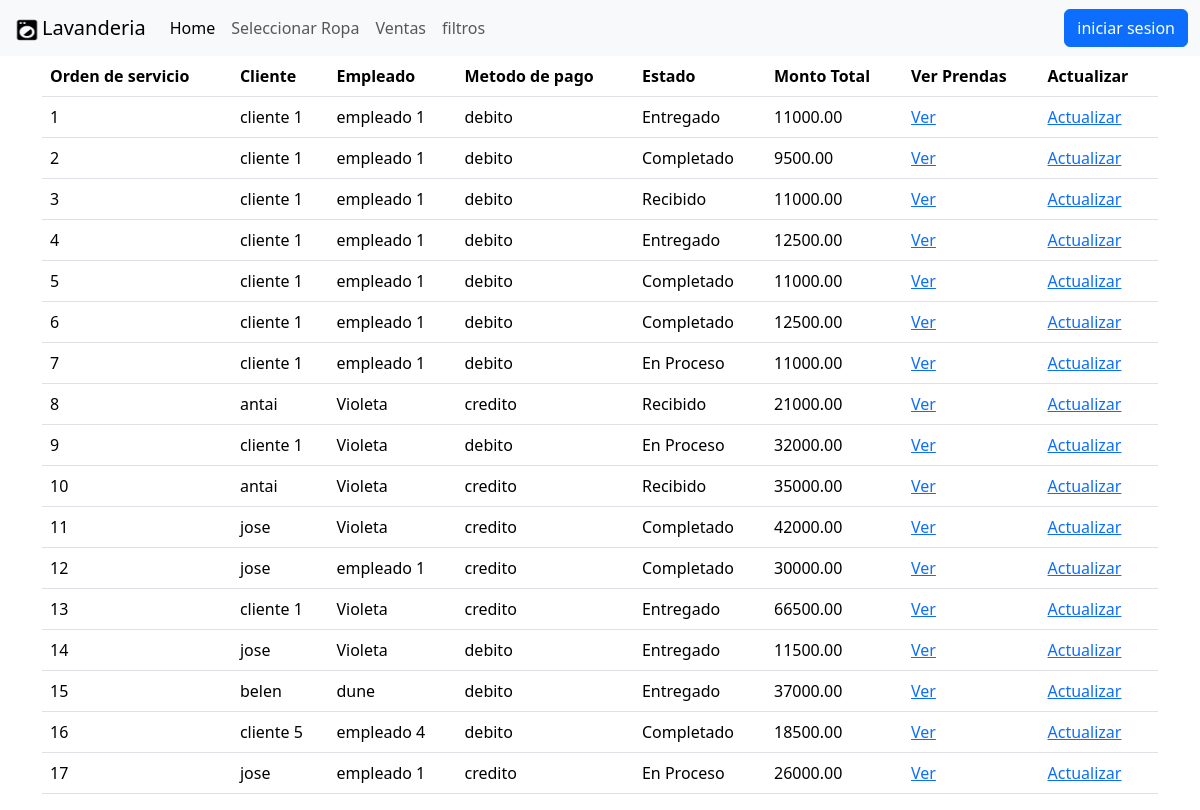
Page /venta/lista_ventas/ on the committed database.
### venta/models.py (models this page shows)
class Venta(models.Model):
    orden = models.OneToOneField(OrdenDeServicio, on_delete=models.CASCADE)
    monto_total = models.DecimalField(max_digits=10, decimal_places=2)
    fecha = models.DateTimeField(auto_now_add=True)
    metodo_pago = models.ForeignKey(Metodo_de_pago, on_delete=models.CASCADE)  # E.g., "Tarjeta", "Efectivo", etc.
    def __str__(self):
        return f"Venta {self.id} - Orden {self.orden.id}"

### ordendeservicio/models.py (models this page shows, shortened)
class OrdenDeServicio(models.Model):
    ESTADO_CHOICES = [
        ('Recibido', 'Recibido'),
        ('En Proceso', 'En Proceso'),
        ('Completado', 'Completado'),
        ('Entregado', 'Entregado'),
    ]
    empleado = models.ForeignKey(Empleado, on_delete=models.CASCADE)
    cliente = models.ForeignKey(Cliente, on_delete=models.CASCADE)
    estado = models.CharField(max_length=20, choices=ESTADO_CHOICES)
    prendas = models.ManyToManyField(Prenda, through='PrendaOrden')

### cliente/models.py (models this page shows, shortened)
class Cliente(models.Model):
    nombre = models.CharField(max_length=100)
    email= models.EmailField(max_length=100)
    telefono = models.IntegerField()# Teléfono o email

### empleado/models.py (models this page shows, shortened)
class Empleado(models.Model):
    nombre = models.CharField(max_length=100)
    rol = models.CharField(max_length=50)  # Opcional: Para diferenciar roles

### metodo_pago/models.py (models this page shows)
class Metodo_de_pago(models.Model):
    nombre = models.CharField(max_length=100)
    descripcion = models.TextField()
    def __str__(self):
        return self.nombre

### venta/views.py (the view)
# urls.py: path('lista_ventas/',views.resumen_todas_ventas,name='lista'),
@never_cache
def resumen_todas_ventas(request):
    ventas = Venta.objects .all()
    print("Ventas recuperadas:", ventas )
    return render(request,'venta/lista.html',{'ventas':ventas})

### venta/templates/venta/lista.html
{% extends 'ordendeservicio/home.html' %}
{% load crispy_forms_tags %}
{% block content %}
<table class="table">
    <thead>
      <tr>
        <th scope="col">Orden de servicio</th>
        <th scope="col">Cliente</th>
        <th scope="col">Empleado</th>
        <th scope="col">Metodo de pago</th>
        <th scope="col">Estado</th>
        <th scope="col">Monto Total</th>
        <th scope="col">Ver Prendas</th>
        <th scope='col'>Actualizar </th>
      </tr>
    </thead>
    <tbody>
        {% for venta in ventas %}
     <tr>
        <td>{{venta.id}}</td>
        <td>{{venta.orden.cliente.nombre}}</td>
        <td>{{venta.orden.empleado.nombre}}</td>
        <td>{{venta.metodo_pago}}</td>
        <td>{{venta.orden.estado}}</td>
        <td>{{venta.monto_total}}</td>
        <td><a href="{% url 'detalles_prendas' venta.pk %}">Ver</a></td>
        <td><a href="{% url 'editar' venta.orden.id %}">Actualizar</a></td>
     </tr>
    </tbody>
    {% endfor %}
  </table>
{% endblock content %}

### ordendeservicio/templates/ordendeservicio/home.html (shortened to what this page needs)
<!DOCTYPE html>
{% load static %}
<html lang="en">
<head>
    <link href="https://cdn.jsdelivr.net/npm/bootstrap@5.3.3/dist/css/bootstrap.min.css" rel="stylesheet">
    <link rel="stylesheet" href="{% static 'css/estilos.css' %}">
</head>
<body>
    <nav class="navbar navbar-expand-lg navbar-light bg-light">
        <div class="container-fluid">
          <a class="navbar-brand" href="{% url 'inicio' %}"> <img src="{% static 'img/icono.png' %}" alt="lavanderia" width="30" height="24">Lavanderia</a>
          <div class="collapse navbar-collapse" id="navbarNav">
            <ul class="navbar-nav me-auto">
              <li class="nav-item">
                <a class="nav-link active" aria-current="page" href="{% url 'inicio' %}">Home</a>
              </li>
              <li class="nav-item">
                <a class="nav-link" href="{% url 'formulario' %}">Seleccionar Ropa</a>
              </li>
              <li class="nav-item">
                <a class="nav-link" href="{% url 'lista' %}">Ventas</a>
              </li>
              <li class="nav-item">
                <a class="nav-link" href="{% url 'filtros' %}">filtros</a>
              </li>
            </ul>
              {% if user.is_authenticated %}
              <ul class="navbar-nav ">
              <li class="nav-item ">
              <form method="post" action="{% url 'logout' %}">
                {% csrf_token %}
                <button type="submit" class='btn btn-primary'>Logout</button>
            </form>
          </li>
              {% else %}
              <li class="nav-item">
                <a class="nav-link" href="{% url 'login' %}"><button type="submit" class='btn btn-primary'>iniciar sesion</button></a>
              </li>
              {% endif %}
          </div>
        </div>
      </nav>
      <div class='container'>
        {% block content %}
        {% endblock content %}
      </div>
</body>
</html>

### ordendeservicio/static/css/estilos.css (style rules this page uses)
.nav-item { list-style: none; }

### rows in the picture
Venta: id "1", orden.cliente.nombre "cliente 1", orden.empleado.nombre "empleado 1", metodo_pago "debito", orden.estado "Entregado", monto_total "11000.00"
Venta: id "2", orden.cliente.nombre "cliente 1", orden.empleado.nombre "empleado 1", metodo_pago "debito", orden.estado "Completado", monto_total "9500.00"
Venta: id "3", orden.cliente.nombre "cliente 1", orden.empleado.nombre "empleado 1", metodo_pago "debito", orden.estado "Recibido", monto_total "11000.00"
Venta: id "4", orden.cliente.nombre "cliente 1", orden.empleado.nombre "empleado 1", metodo_pago "debito", orden.estado "Entregado", monto_total "12500.00"
Venta: id "5", orden.cliente.nombre "cliente 1", orden.empleado.nombre "empleado 1", metodo_pago "debito", orden.estado "Completado", monto_total "11000.00"
Venta: id "6", orden.cliente.nombre "cliente 1", orden.empleado.nombre "empleado 1", metodo_pago "debito", orden.estado "Completado", monto_total "12500.00"
Venta: id "7", orden.cliente.nombre "cliente 1", orden.empleado.nombre "empleado 1", metodo_pago "debito", orden.estado "En Proceso", monto_total "11000.00"
Venta: id "8", orden.cliente.nombre "antai", orden.empleado.nombre "Violeta", metodo_pago "credito", orden.estado "Recibido", monto_total "21000.00"
Venta: id "9", orden.cliente.nombre "cliente 1", orden.empleado.nombre "Violeta", metodo_pago "debito", orden.estado "En Proceso", monto_total "32000.00"
Venta: id "10", orden.cliente.nombre "antai", orden.empleado.nombre "Violeta", metodo_pago "credito", orden.estado "Recibido", monto_total "35000.00"
Venta: id "11", orden.cliente.nombre "jose", orden.empleado.nombre "Violeta", metodo_pago "credito", orden.estado "Completado", monto_total "42000.00"
Venta: id "12", orden.cliente.nombre "jose", orden.empleado.nombre "empleado 1", metodo_pago "credito", orden.estado "Completado", monto_total "30000.00"
Venta: id "13", orden.cliente.nombre "cliente 1", orden.empleado.nombre "Violeta", metodo_pago "credito", orden.estado "Entregado", monto_total "66500.00"
Venta: id "14", orden.cliente.nombre "jose", orden.empleado.nombre "Violeta", metodo_pago "debito", orden.estado "Entregado", monto_total "11500.00"
Venta: id "15", orden.cliente.nombre "belen", orden.empleado.nombre "dune", metodo_pago "debito", orden.estado "Entregado", monto_total "37000.00"
Venta: id "16", orden.cliente.nombre "cliente 5", orden.empleado.nombre "empleado 4", metodo_pago "debito", orden.estado "Completado", monto_total "18500.00"
Venta: id "17", orden.cliente.nombre "jose", orden.empleado.nombre "empleado 1", metodo_pago "credito", orden.estado "En Proceso", monto_total "26000.00"
